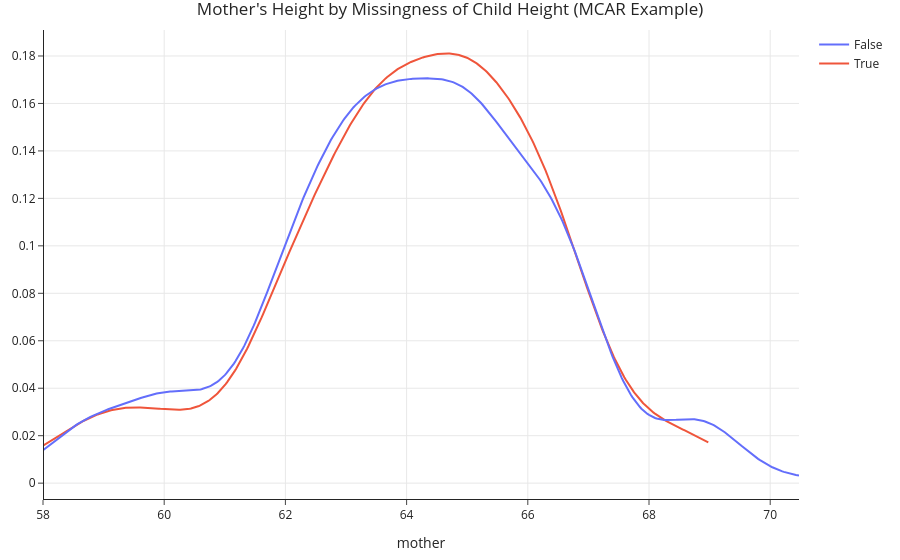

This figure's notebook cell:
### Markdown cell above
Since `'father'`s heights are numerical, we're looking at two numerical variables here. The two distributions look similar, but to make formal what we mean by similar, we'd need to run a permutation test.

### Code cell
create_kde_plotly(heights_mcar, 'child_missing', True, False, 'mother', 
                  "Mother's Height by Missingness of Child Height (MCAR Example)")

### Figure 1 — Plotly figure (JSON) as saved in the notebook; plotly's stock layout.template omitted (floating-point values rounded to 4 significant figures; data arrays with more than 128 entries replaced by an {"elided": "..."} marker saying what was removed)
{"data": [{"legendgroup": "True", "marker": {"color": "#ef553b"}, "mode": "lines", "name": "True", "showlegend": true, "type": "scatter", "x": {"elided": "500 float values"}, "xaxis": "x", "y": {"elided": "500 float values"}, "yaxis": "y"}, {"legendgroup": "False", "marker": {"color": "#636efb"}, "mode": "lines", "name": "False", "showlegend": true, "type": "scatter", "x": {"elided": "500 float values"}, "xaxis": "x", "y": {"elided": "500 float values"}, "yaxis": "y"}], "layout": {"autosize": true, "barmode": "overlay", "hovermode": "closest", "legend": {"traceorder": "reversed"}, "title": {"text": "Mother's Height by Missingness of Child Height (MCAR Example)"}, "xaxis": {"anchor": "y2", "autorange": true, "domain": [0, 1], "range": [58, 70.47], "title": {"text": "mother"}, "type": "linear", "zeroline": false}, "yaxis": {"anchor": "free", "autorange": true, "domain": [0, 1], "position": 0, "range": [-0.006679, 0.1909], "type": "linear"}}}
